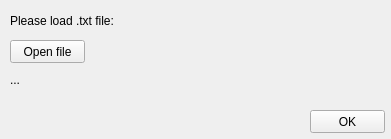
<?xml version="1.0" encoding="UTF-8"?>
<ui version="4.0">
 <class>openFile</class>
 <widget class="QMainWindow" name="openFile">
  <property name="geometry">
   <rect>
    <x>0</x>
    <y>0</y>
    <width>391</width>
    <height>139</height>
   </rect>
  </property>
  <property name="windowTitle">
   <string>openFile</string>
  </property>
  <widget class="QWidget" name="centralWidget">
   <widget class="QPushButton" name="F_openFile_button">
    <property name="geometry">
     <rect>
      <x>10</x>
      <y>40</y>
      <width>75</width>
      <height>23</height>
     </rect>
    </property>
    <property name="text">
     <string>Open file</string>
    </property>
   </widget>
   <widget class="QLabel" name="f_label1">
    <property name="geometry">
     <rect>
      <x>10</x>
      <y>10</y>
      <width>181</width>
      <height>21</height>
     </rect>
    </property>
    <property name="text">
     <string>&lt;html&gt;&lt;head/&gt;&lt;body&gt;&lt;p&gt;&lt;span style=&quot; font-size:14pt;&quot;&gt;Please load .txt file:&lt;/span&gt;&lt;/p&gt;&lt;/body&gt;&lt;/html&gt;</string>
    </property>
   </widget>
   <widget class="QLabel" name="F_label_filename">
    <property name="geometry">
     <rect>
      <x>10</x>
      <y>70</y>
      <width>381</width>
      <height>20</height>
     </rect>
    </property>
    <property name="text">
     <string>...</string>
    </property>
   </widget>
   <widget class="QPushButton" name="F_ok_button">
    <property name="geometry">
     <rect>
      <x>310</x>
      <y>110</y>
      <width>75</width>
      <height>23</height>
     </rect>
    </property>
    <property name="text">
     <string>OK</string>
    </property>
   </widget>
  </widget>
 </widget>
 <layoutdefault spacing="6" margin="11"/>
 <resources/>
 <connections/>
</ui>
